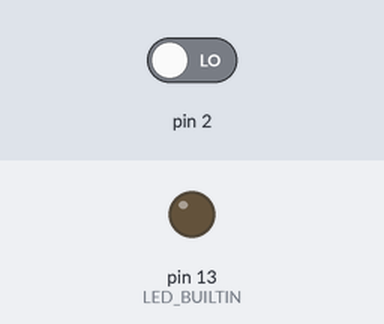
This sketch was run on a simulated Arduino Uno, built with avr-gcc and run on an emulated ATmega328P. On the bench: output pins drawn as LEDs (lit = HIGH). Dashed ring = blinking. The test bench sets the inputs (shaded band); at power-on: pin 2 LOW.

Above: at 1.2 s.
1.3 s: pin 2 driven HIGH
At 1.7 s:
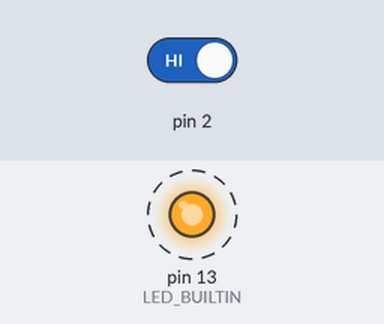
4.3 s: pin 2 driven LOW
At 4.9 s:
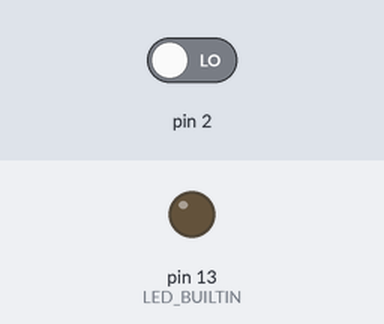
Timing chart, 0 to 7.3 s (numbered marks = the images above; inputs shaded):
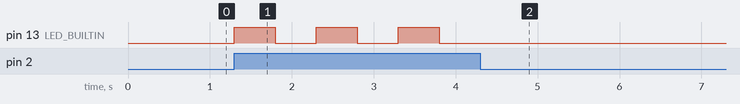

The sketch:

inik03.ino
```cpp
// C++ code
//
void setup()
{
  pinMode(2, INPUT);
  pinMode(LED_BUILTIN, OUTPUT);
}

void loop()
{
  while (digitalRead(2) == HIGH) {
    digitalWrite(LED_BUILTIN, HIGH);
    delay(500); // Wait for 500 millisecond(s)
    digitalWrite(LED_BUILTIN, LOW);
    delay(500); // Wait for 500 millisecond(s)
  }
}
```

Measured:
- after the input at 1.3 s, pin 13 (LED_BUILTIN): alternates HIGH for 0.50 s and LOW for 0.50 s, starting at once
- after the input at 4.3 s, pin 13 (LED_BUILTIN): stops changing and stays LOW
